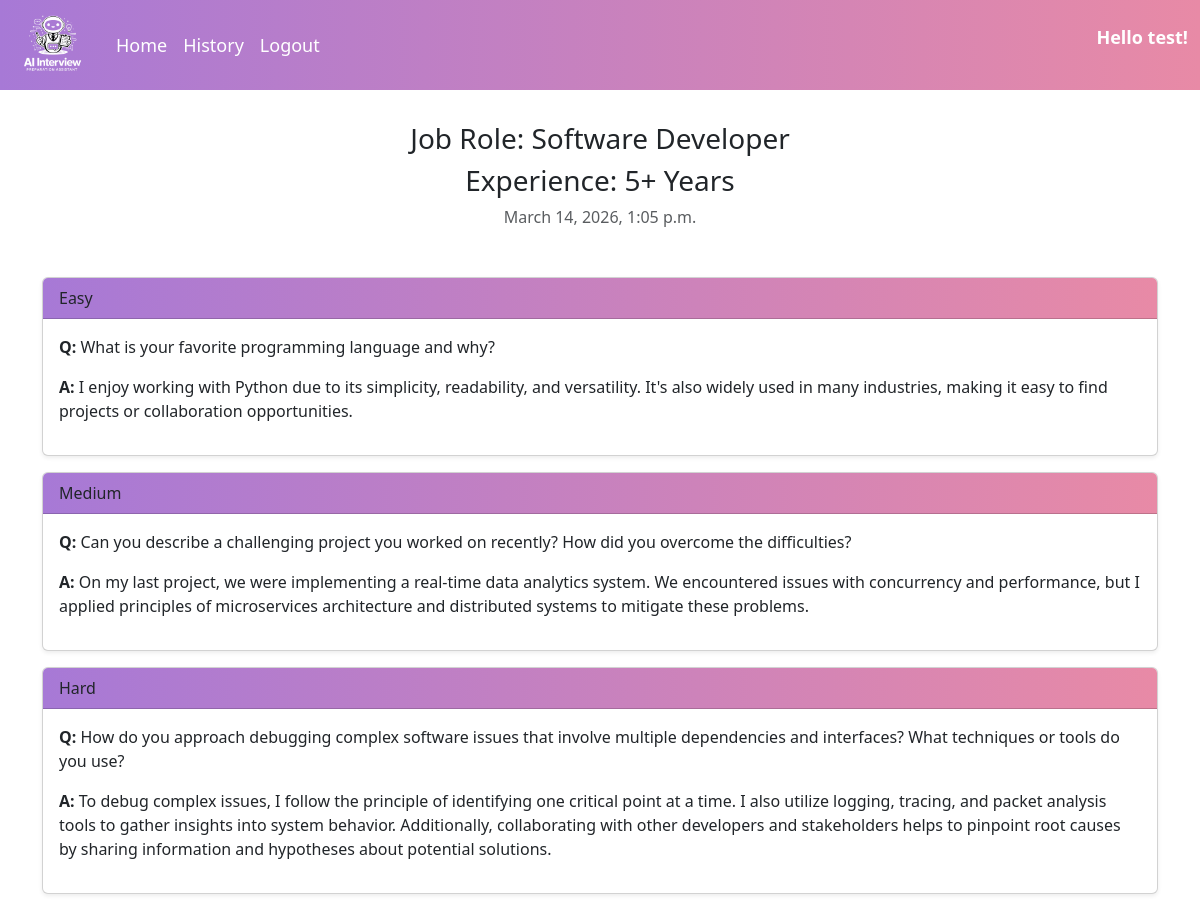
The page /details/1/ (signed in) on the database its author committed.
### myapp/models.py (models this page shows, shortened)
class User(AbstractBaseUser, PermissionsMixin):
    email = models.EmailField(unique=True)
    name = models.CharField(max_length=100)
    is_active = models.BooleanField(default=True)
    is_staff = models.BooleanField(default=False)
    objects = UserManager()
    USERNAME_FIELD = "email"
    REQUIRED_FIELDS = ["name"]

class History(models.Model):
    user=models.ForeignKey(User,on_delete=models.CASCADE)
    job=models.TextField(null=True)
    response=models.TextField()
    datetime=models.DateTimeField(auto_now_add=True)
    exp=models.TextField()

### myapp/views.py (the view)
# urls.py: path("details/<int:id>/",views.DetailView.as_view())
@login_required(login_url="/")
def details(request,id):
    history=History.objects.get(id=id)
    if request.user!=history.user:
        return render(request,"unauthorized.html")
    questions=format_ai_response(history.response)
    print(questions)
    return render(request,"detail.html",{"history":history,"questions":questions})

### myapp/views.py (called while the page is built)
def format_ai_response(text):
    difficulties = ["Easy", "Medium", "Hard"]
    result = []
    for i, diff in enumerate(difficulties):
        pattern = rf"{diff}(.*?)(?={'|'.join(difficulties[i+1:]) if i < 2 else '$'})"
        match = re.search(pattern, text, re.S)
        if match:
            section = match.group(1).strip()
            section = section.replace("Q:", "").replace("A:", "")
            section = section.replace("Question:", "").replace("Answer:", "")
            lines = [line.strip() for line in section.split("\n") if line.strip()]
            if len(lines) >= 2:
                question = lines[0]
                answer = " ".join(lines[1:])
                result.append({
                    "difficulty": diff,
                    "question": question,
                    "answer": answer
                })
    return result

### templates/detail.html (shortened to what this page needs)
{% extends "base.html" %}
{% block main %}
<div class="text-center mt-3 mb-3 p-3">
    <h3>Job Role: {{history.job}}</h3>
    <h3>Experience: {{history.exp}}</h3>
    <p class="text-muted">{{history.datetime}}</p>
</div>
{% include "formatter.html" %}
{% endblock main %}

### templates/base.html (shortened to what this page needs)
<!doctype html>
{% load static %}
<html lang="en">
  <head>
    <link
      href="https://cdn.jsdelivr.net/npm/bootstrap@5.3.3/dist/css/bootstrap.min.css"
      rel="stylesheet"
    />
    <link rel="stylesheet" href="{% static 'css/style.css'%}" />
  </head>
  <body>
    <nav class="navbar navbar-expand-sm mynavbar">
      <div class="container-fluid">
        <a class="navbar-brand" href="/">
          <img src="{% static 'images/logo.png' %}" alt="logo" height="80" />
        </a>
        <ul class="navbar-nav me-auto">
          <li class="nav-item">
            <a class="nav-link text-white" href="/home/">Home</a>
          </li>
          {% if user.is_authenticated %}
          <li class="nav-item">
            <a class="nav-link text-white" href="/history/">History</a>
          </li>
          <li class="nav-item">
            <a class="nav-link text-white" href="/logout/">Logout</a>
          </li>
          {% endif %}
        </ul>
        {% if user.is_authenticated %}
        <p class="ms-auto">Hello {{user.name}}!</p>
        {% endif %}
      </div>
    </nav>
    <div class="container">{% block main %} {% endblock main %}</div>
  </body>
</html>

### static/css/style.css (style rules this page uses)
.navbar.mynavbar { background: linear-gradient(90deg, #a779d6, #e88aa6); padding: 0px 0; text-align: center; color: white; font-size: 18px; font-weight: 600; }
.navbar.mynavbar .nav-link, .navbar.mynavbar .navbar-brand { color: white; }
.mynavbar .nav-link { color: white !important; font-weight: 500; }
a { text-decoration: none; }

### rows shown on the page
User: name "test"
History: job "Software Developer", exp "5+ Years", datetime "March 14, 2026, 1:05 p.m."

### other values the page prints
{{ q.difficulty }} "Easy" "Medium" "Hard"
{{ q.question }} "What is your favorite programming language and why?" "Can you describe a challenging project you worked on recently? How did you overcome the difficulties?" "How do you approach debugging complex software issues that involve multiple dependencies and interfaces? What techniques or tools do you use?"
{{ q.answer }} "I enjoy working with Python due to its simplicity, readability, and versatility. It's also widely used in many industries, making it easy to find projects or collaboration opportunities."
